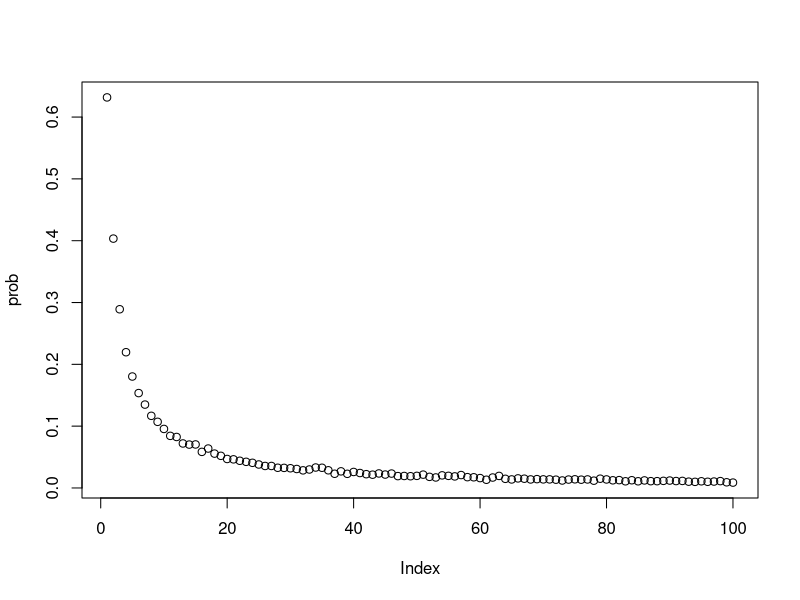

The R script that drew this image:
# 1.Nan Zhao s2314337  2.Bokun Yu s2359196  3.Lulu Xu s2418317
# https://github.com/nanzhao1/project2.git
# contribution:




# conduct a simulation with strategy 1 or 2 or 3 to test whether the prisoner k succeed to find the card k

# define a function Strategy

# input: 
# 2*n means the number of prisoners
# k means the selected prisoner's number
# strategy space is {1,2,3}
# strategy 1 represents that the prisoner k starts at the box with the number k on it, and when the card number inside this box is not k, then open the box with the number same as the card number inside the previous box, repeat this process until find the card with number k 
# strategy 2 represents that the prisoner k starts at a randomly selected box, then repeat the process as strategy 1.
# strategy 3 represents that the prisoner k open n boxes randomly to find the card with number k on it.
# Card means a 2*n by 1 vector, its index is the box number, its element is the card number

# output: 
# if the prisoner k is successful to find the card k, the function Strategy will return 1. Otherwise, return 0

Strategy = function(n, k, strategy, Card){
  # i.e. Card[i] = j, i is the index of box, j is the card number in that box
  Count = 0 
  # When the simulation is successful, the count is assigned to 1, otherwise, the count is still 0
  Box = array(1:(2*n))
  if (strategy != 3){# if strategy is not 3,that is 1 or 2, go this way
    # if the strategy is 1
    Box_index = k # the prisoner starts at the box with their number on it
    # if the strategy is 2
    if (strategy == 2) {
      ran_num = sample(Box,1) 
      Box_index = ran_num 
      # the prisoner starts from a randomly selected box with the number ran_num.
      # use sample to random a number in 1:2*n 
    }
    trials = 1 # count the number of trials 
    while (trials <= n && Card[Box_index] != k) {
      # the prisoners can only try n times at most, if the trial times less or equal to n and didn't find the card number k, keep running
      # otherwise, break the loop, and get the number of trials.
      Box_index = Card[Box_index]
      trials = trials + 1
    }
    if (Card[Box_index] == k && trials <= n) {# only if the prisoner succeeds in finding the card in times
      Count = 1
      # only if the prisoner finds its number, say k, the Count is assigned to 1
    }
  }else{
    Box_index = sample(Box, n) 
    # open n boxes at random, checking each card for their number
    if (tabulate(match(Card[Box_index],k)) == 1){
      # match function is used to see if the card number inside the box same as the selected prisoner number k or not. If match successfully return 1, otherwise return 0.
      # tabulate function is used to sum up the matching results(0 or 1) to see if there exists a box with card number k. 
      # if the n random selected boxes have the card with number k, assign the Count 1
      Count = 1
    }
  }
  # return the value of Count(0 or 1) to measure whether it is successful
  return(Count)
}




# estimate the probability of a single prisoner succeeding in finding the corresponding number

# define a function Pone

# input：
# 2*n means the number of prisoners
# k means the selected prisoner's number
# strategy space is {1,2,3}，and the representation of the strategy is as the same as that in the function Strategy
# nreps is the number of replicate simulations to run to estimate the the probability, 1000 is reasonable

# output:
# return Probability_Estimate, which means the probability of a single prisoner succeeding in finding their number


Pone = function(n, k, strategy, nreps){
  Box <- array(1:(2*n))
  # create the 1 by 2*n boxes
  Success = 0
  # Success is the number of times when the prisoner manages to find its number
  for (i in 1:nreps){
    Card <- sample(Box, (2*n))
    # define 1 by 2n boxes which have a card of its number inside it, i.e. the ith box has a card with number i
    # shuffle the n cards and distribute them into the n boxes
    # Card[i] = j, i is the index of box, j is the card number in that box
    Success = Success + Strategy(n, k, strategy, Card)
  }  
  Probability_Estimate = Success / nreps
  return(Probability_Estimate)
}




# estimate the probability of all prisoners succeeding in finding the corresponding number

# define a function Pall

# input:
# 2*n means the number of prisoners
# strategy space is {1,2,3}，and the representation of the strategy is as the same as that in the function Strategy
# nreps is the number of replicate simulations to run to estimate the the probability, 1000 is reasonable

# output:
# return Probability_Estimate, which means the probability of all prisoners finding their number


Pall  = function(n, strategy, nreps) {
  Success = 0
  trials = 1
  Box <- array(1:(2*n))
  while (trials <= nreps){
    # define 1 by 2n boxes which have a card of its number inside it, i.e. the ith box has a card with number i
    # shuffle the n cards and distribute them into the n boxes
    # Card[i] = j, i is the index of box, j is the card number in that box
    Card <- sample(Box, (2*n))
    prisoner_number = 1
    # prisoner number indicate that the i-th prisoner to conduct the simulation.
    # call the Strategy function to see if the i-th prisoner succeed to find corresponding card number, if succeed, continue the loop; if fail, break the loop.
    while (prisoner_number <= (2*n)  &&
           Strategy(n, prisoner_number, strategy, Card) == 1) {
      prisoner_number = prisoner_number + 1
    }
    if (prisoner_number == (2*n) + 1) {
      Success =  Success + 1
    }
    trials = trials + 1
  }
  Probability_Estimate = Success / nreps
  return(Probability_Estimate)
}




# use the examples when n=5 and when n=50
# use the function Strategy, function Pone, function Pall to get the result of examples
# then estimate the probability of a single prisoner and all prosoners finding their number
# get the success probabilities under each strategy

# input:
# n=5, strategy = 1 or 2 or 3, nreps = 10000, take a random k-value such as 2
# n=50, strategy = 1 or 2 or 3, nreps = 10000, take a random k-value such as 2

# output:
# the individual and joint success probabilities under each strategy for n=5 and for n=50


# example: strategy 1, n=5
individual_1_5 <- paste("When strategy=1, n=5, the probability of a single prisoner succeeding in finding their number is:",Pone(5,2,1,10000),sep=" ")
print(individual_1_5)
joint_1_5 <- paste("When strategy=1, n=5, the probability of all prisoners finding their number is :",Pall(5,1,10000),sep=" ")
print(joint_1_5)

# example: strategy 2, n=5
individual_2_5 <- paste("When strategy=2, n=5, the probability of a single prisoner succeeding in finding their number is:",Pone(5,2,2,10000),sep=" ")
print(individual_2_5)
joint_2_5 <- paste("When strategy=2, n=5, the probability of all prisoners finding their number is :",Pall(5,2,10000),sep=" ")
print(joint_2_5)

# example: strategy 3, n=5
individual_3_5 <- paste("When strategy=3, n=5, the probability of a single prisoner succeeding in finding their number is:",Pone(5,2,3,10000),sep=" ")
print(individual_3_5)
joint_3_5 <- paste("When strategy=3, n=5, the probability of all prisoners finding their number is :",Pall(5,3,10000),sep=" ")
print(joint_3_5)

# example: strategy 1, n=50
individual_1_50 <- paste("When strategy=1, n=50, the probability of a single prisoner succeeding in finding their number is:",Pone(50,2,1,10000),sep=" ")
print(individual_1_50)
joint_1_50 <- paste("When strategy=1, n=50, the probability of all prisoners finding their number is :",Pall(50,1,10000),sep=" ")
print(joint_1_50)

# example: strategy 2, n=50
individual_2_50 <- paste("When strategy=2, n=50, the probability of a single prisoner succeeding in finding their number is:",Pone(50,2,2,10000),sep=" ")
print(individual_2_50)
joint_2_50 <- paste("When strategy=2, n=50, the probability of all prisoners finding their number is :",Pall(50,2,10000),sep=" ")
print(joint_2_50)

# example: strategy 3, n=50
individual_3_50 <- paste("When strategy=3, n=50, the probability of a single prisoner succeeding in finding their number is:",Pone(50,2,3,10000),sep=" ")
print(individual_3_50)
joint_3_50 <- paste("When strategy=3, n=50, the probability of all prisoners finding their number is :",Pall(50,3,10000),sep=" ")
print(joint_3_50)




# remarks on results:
# Generally speaking, in strategy 1, the probability of all prisoners finding their number is always the greatest
# When n is enough big, the joint success probabilities of strategy 2 and strategy 3 are approximately approaching 0 
# As n grows larger, the individual success probabilities of strategy 1 and 3 approach 0.5, while the one of strategy 2 approach 0.4
# When n is large enogh, counterintuitively, the joint success probabilities of strategy 1 is approximating to 0.3 instead of 0




# dloop is the function to estimate the probability of each loop length from 1 to 2n occuring at least once in a randomly shuffing of cards to boxes by simulation.
# The return of dloop is a 1 by 2n array, whose entry i represents the probability of i-length loop occuring at least once.

# define a function dloop

# input:
# 2*n means the number of prisoners
# nreps is the number of replicate simulations to run to estimate the the probability, 1000 is reasonable

# output:
# return(colSums(frequency)/nreps)
# the value of which means the probability of each loop length from 1 to 2*n occurring at least in a random shuffling of cards to boxes


dloop = function(n, nreps){
  # frequency is a nreps by 2n array used to record the different length loops' occuring probabilities
  frequency = matrix(0,nrow=nreps,ncol=2*n) 
  for (i in 1:nreps){
    Card = sample(1:(2*n))
    for (k in 1:(2*n)) {
      Box_index = k
      # trials records how many times that prisoner k can find its card k. 
      # In other words, the value of trails is the length of the loop where prisoner k is in. 
      trials = 1
      while (Card[Box_index] != k) {
        Box_index = Card[Box_index]
        trials = trials + 1
      }
      frequency[i,trials]=1
    }
    
  }
  return(colSums(frequency)/nreps)
}



# example: n=50
prob = dloop(50,10000)
# show the probability of each loop length from 1 to 2n occurring at least once in a random shuffling of cards to boxes
print(prob)
result <- paste("The probability that there is no loop longer than 50 in a random reshuffling cards to boxes:",1-sum(prob[51:100]),sep=" ")
print(result)
# visualise the probabilities
plot(prob)
